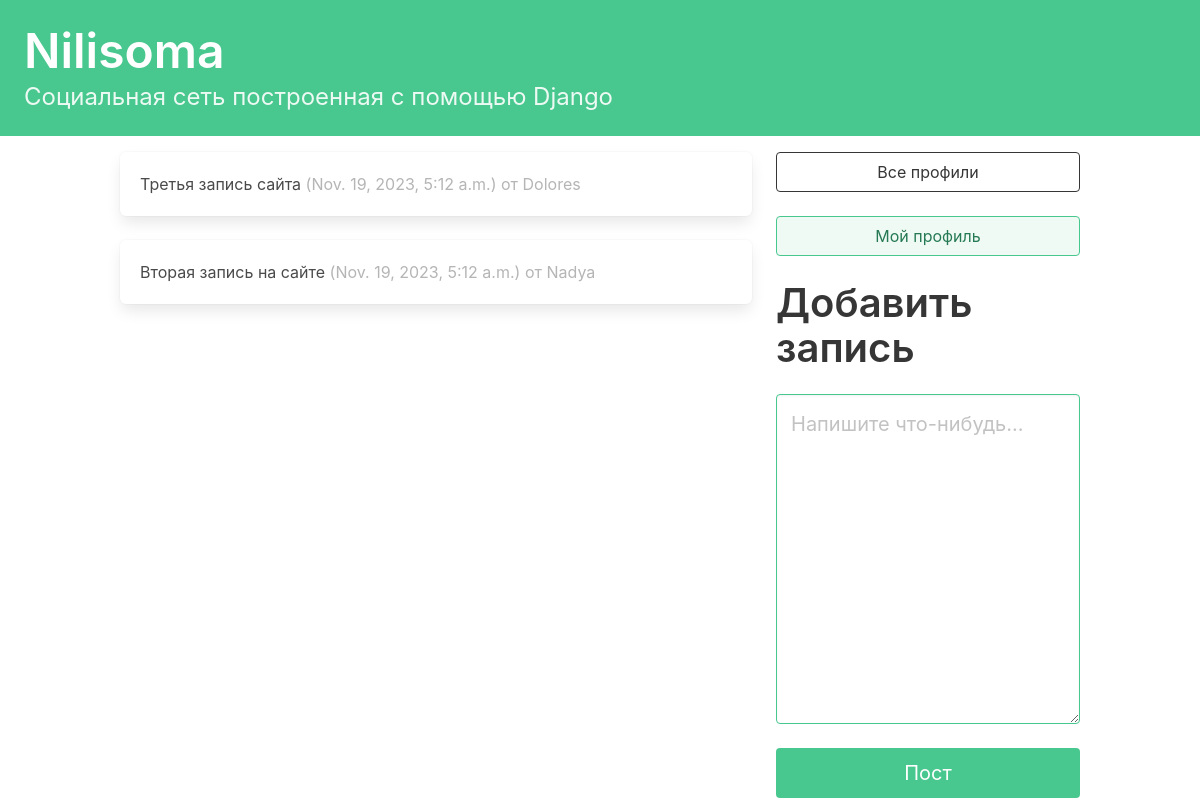
The app's page / (signed in) with its own data.
### nilisoma/models.py (models this page shows, shortened)
class Record(models.Model):
    user = models.ForeignKey(
        User, related_name="records", on_delete=models.DO_NOTHING
    )
    body = models.CharField(max_length=140)
    created_at = models.DateTimeField(auto_now_add=True)

### nilisoma/views.py (the view)
# urls.py: path("", dashboard, name="dashboard"),
def dashboard(request):
    form = RecordForm(request.POST or None)
    if request.user.is_anonymous:
        return redirect('users:login')
    if request.method == "POST":
        if form.is_valid():
            record = form.save(commit=False)
            record.user = request.user
            record.save()
            return redirect("nilisoma:dashboard")
    followed_records = Record.objects.filter(
        user__profile__in=request.user.profile.follows.all()
    ).order_by("-created_at")
    return render(request, "nilisoma/dashboard.html", {"form": form, "records": followed_records},)

### nilisoma/forms.py
class RecordForm(forms.ModelForm):
    body = forms.CharField(required=True,
                           widget=forms.widgets.Textarea(
            attrs={
                "placeholder": "Напишите что-нибудь...",
                "class": "textarea is-success is-medium",
            }
        ),
        label="",)
    class Meta:
        model = Record
        exclude = ("user", )

### nilisoma/templates/nilisoma/dashboard.html (shortened to what this page needs)
{% extends 'base.html' %}
{% block content %}
<div class="column">
    {% for record in records %}
        <div class="box">
            {{record.body}}
            <span class="is-small has-text-grey-light">
                ({{ record.created_at }}) от {{ record.user.username }}
            </span>
        </div>
    {% endfor %}
</div>
<div class="column is-one-third">
    <div class="block">
        <a href="{% url 'nilisoma:profile_list' %} ">
            <button class="button is-dark is-outlined is-fullwidth">
                Все профили
            </button>
        </a>
    </div>
    <div class="block">
        <a href="{% url 'nilisoma:profile' request.user.profile.id %} ">
            <button class="button is-success is-light is-outlined is-fullwidth">
                Мой профиль
            </button>
        </a>
    </div>
    <div class="block">
        <div class="block">
            <h2 class="title is-2">Добавить запись</p>
        </div>
        <div class="block">
            <form method="post">
                {{ form.as_p }}
                <button class="button is-success is-fullwidth is-medium mt-5"
                        type="submit">Пост
                </button>
            </form>
        </div>
    </div>
</div>
{% endblock content %}

### records on screen
Record: body "Третья запись сайта", created_at "Nov. 19, 2023, 5:12 a.m.", user.username "Dolores"
Record: body "Вторая запись на сайте", created_at "Nov. 19, 2023, 5:12 a.m.", user.username "Nadya"
